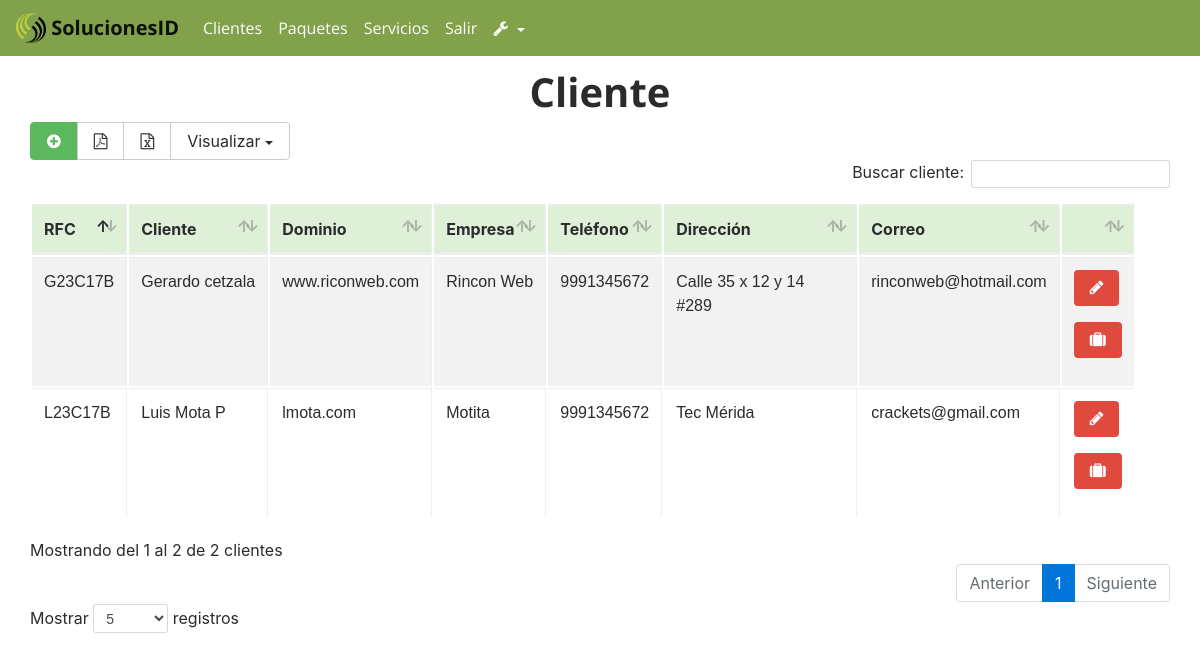
Before: /index.php?action=RegistrosClientes (signed in) with the older database file.
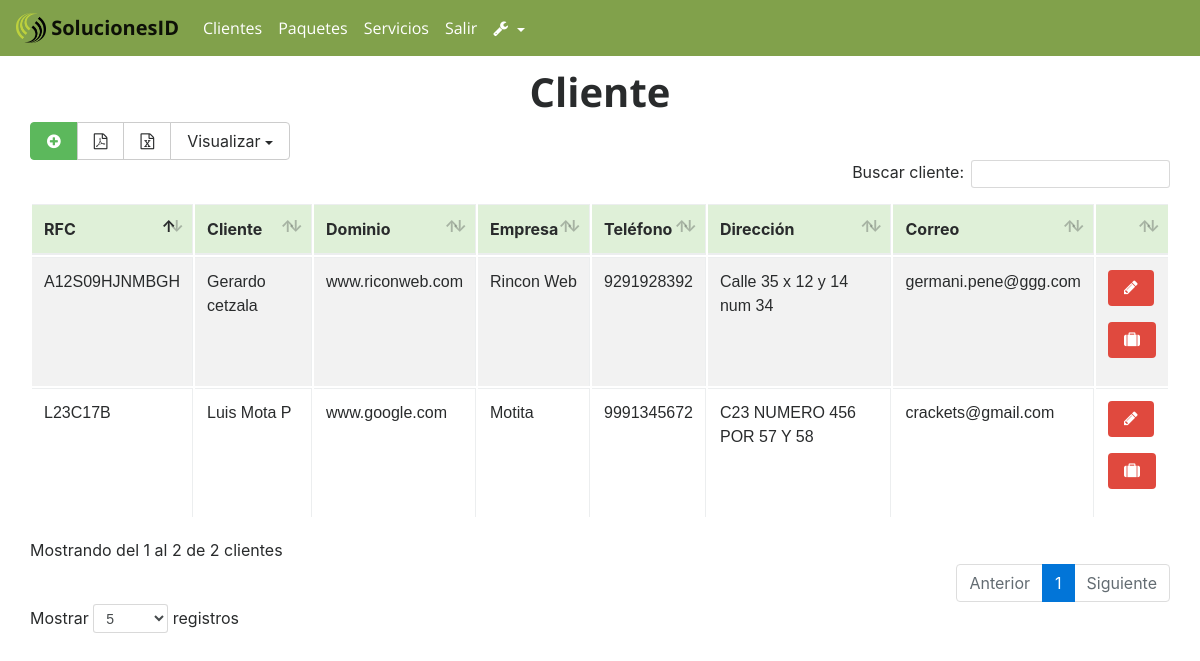
After: the same page with the newer database file.
### tables this page shows
CREATE TABLE `Cliente` (
  `RFC` varchar(13) NOT NULL,
  `nombreCliente` varchar(120) DEFAULT NULL,
  `dominio` varchar(250) DEFAULT NULL,
  `nombreEmpresa` varchar(60) DEFAULT NULL,
  `telefonoClienteEmpresa` varchar(15) NOT NULL,
  `direccionClienteEmpresa` varchar(200) DEFAULT NULL,
  `correoClienteEmpresa` varchar(100) DEFAULT NULL
);

### models/conexionBD.php (called while the page is built)
<?php
class Conexion{
	public static function conectar(){
		$link = new PDO("mysql:host=localhost;dbname=u700675089_soluc","root","ger3uicab");
		return $link;
	}
}
?>

### models/ModelCliente.php (called while the page is built, shortened)
<?php
require_once "conexionBD.php";
class ModelCliente extends Conexion{
	public static function visualizarClienteModel(){
		$stmt = Conexion::conectar()->prepare("SELECT RFC,nombreCliente, dominio,nombreEmpresa,telefonoClienteEmpresa,direccionClienteEmpresa,correoClienteEmpresa FROM Cliente");
		$stmt->execute();
		return $stmt->fetchAll();
	}
}
?>

### controllers/controllerAdministrador.php (called while the page is built, shortened)
<?php
class ControllerAdministrador{
	public function pagina(){
		include "views/template.php";
	}
	public function enlacesPaginasController(){
		if(isset( $_GET['action'])){
			$enlaces = $_GET['action'];
		}
		else{
			$enlaces = "index";
		}
		$respuesta = Paginas::enlacesPaginasModel($enlaces);
		include $respuesta;
	}
}
?>

### index.php (called while the page is built, shortened)
<?php
require_once 'models/ModelCliente.php';
require_once "controllers/controllerAdministrador.php";
require_once 'controllers/controllerCliente.php';
$mvc = new ControllerAdministrador();
$mvc -> pagina();
?>

### controllers/controllerCliente.php (the view, shortened to what this page needs)
<?php
 class MvcControllerCliente{
	public function visualizarClienteController(){
		$respuesta = ModelCliente::visualizarClienteModel();
		foreach($respuesta as $row => $item){
		echo'<tr>
				<td>'.$item["RFC"].'</td>
				<td>'.$item["nombreCliente"].'</td>
				<td>'.$item["dominio"].'</td>
				<td>'.$item["nombreEmpresa"].'</td>
				<td>'.$item["telefonoClienteEmpresa"].'</td>
				<td>'.$item["direccionClienteEmpresa"].'</td>
				<td>'.$item["correoClienteEmpresa"].'</td>
				<td>
				<p><a href="index.php?action=EditarCliente&RFC='.$item["RFC"].'"><button class="btn btn-outline-primary" ><i class="fa fa-pencil" aria-hidden="true"></i></button></a>
				</p>
				<p><a href="index.php?action=AgregarServicio&RFC='.$item["RFC"].'"><button class="btn btn-outline-primary" ><i class="fa fa-suitcase" aria-hidden="true"></i></button></a>
				</p>
				</td>
				</tr>';
		}
	}
}
 ?>

Changed rows visible on the page:
removed cliente: RFC "G23C17B", nombreCliente "Gerardo cetzala", dominio "www.riconweb.com", nombreEmpresa "Rincon Web", telefonoClienteEmpresa "9991345672", direccionClienteEmpresa "Calle 35 x 12 y 14 #289", correoClienteEmpresa "rinconweb@hotmail.com"
added cliente: RFC "A12S09HJNMBGH", nombreCliente "Gerardo cetzala", dominio "www.riconweb.com", nombreEmpresa "Rincon Web", telefonoClienteEmpresa "9291928392", direccionClienteEmpresa "Calle 35 x 12 y 14 num 34", correoClienteEmpresa "germani.pene@ggg.com"
changed cliente "Luis Mota P": dominio "lmota.com" → "www.google.com"; direccionClienteEmpresa "Tec Mérida" → "C23 NUMERO 456 POR 57 Y 58"
